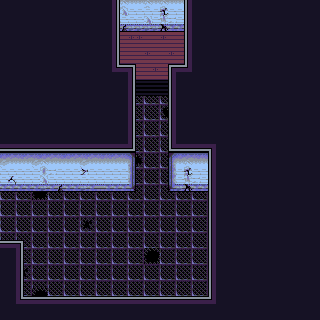

This is a level from a 2D game, rendered from its Tiled map with the project's own tilesets. A one-line summary and the map file follow, with tile-layer data summarised:
An orthogonal 40x40 tile map with 8x8 px tiles, 3 tile layers (ground, upper, above), 1 hidden layer not drawn, 2 tilesets and 1 object (area).

<map version="1.0" orientation="orthogonal" width="40" height="40" tilewidth="8" tileheight="8">
 <properties>
  <property name="music" value="data/music.ogg" />
  <property name="name" value="testmap2" />
 </properties>
 <tileset firstgid="1" name="test sheet" tilewidth="8" tileheight="8">
  <properties>
   <property name="prop1" value="1" />
  </properties>
  <image source="data/test_tileset.gif" trans="ff00ff" width="128" height="256" />
  <tile id="0">
   <properties>
    <property name="a" value="b" />
    <property name="x" value="y" />
   </properties>
  </tile>
  <tile id="272">
   <properties>
    <property name="test" value="va" />
   </properties>
  </tile>
 </tileset>
 <tileset firstgid="513" name="collision" tilewidth="8" tileheight="8">
  <image source="data/obstruction.png" trans="ff00ff" width="64" height="8" />
 </tileset>
 <layer name="ground" width="40" height="40">
  <properties>
   <property name="@Description" value="ground layer" />
  </properties>
  <data>[1600 cells, 1597 non-empty, 57 distinct tile ids]</data>
 </layer>
 <layer name="upper" width="40" height="40">
  <data>[1600 cells, 0 non-empty, 0 distinct tile ids]</data>
 </layer>
 <objectgroup name="objects" width="40" height="40">
  <object name="exit" type="area" x="0" y="192" width="8" height="48">
   <properties>
    <property name="global-script" value="player.disabled = true;camera:tint_screen(Color('clear'), 500):wait();game:load_map('data/test_tiled.tmx', 20, 215, RIGHT);wait(250);camera:tint_screen(Color('none'), 500):wait();player.disabled = false" />
   </properties>
  </object>
 </objectgroup>
 <layer name="above" width="40" height="40">
  <data>[1600 cells, 39 non-empty, 8 distinct tile ids]</data>
 </layer>
 <layer name="collision" width="40" height="40" visible="0" opacity="0.27">
  <data>[1600 cells, 1600 non-empty, 2 distinct tile ids]</data>
 </layer>
</map>